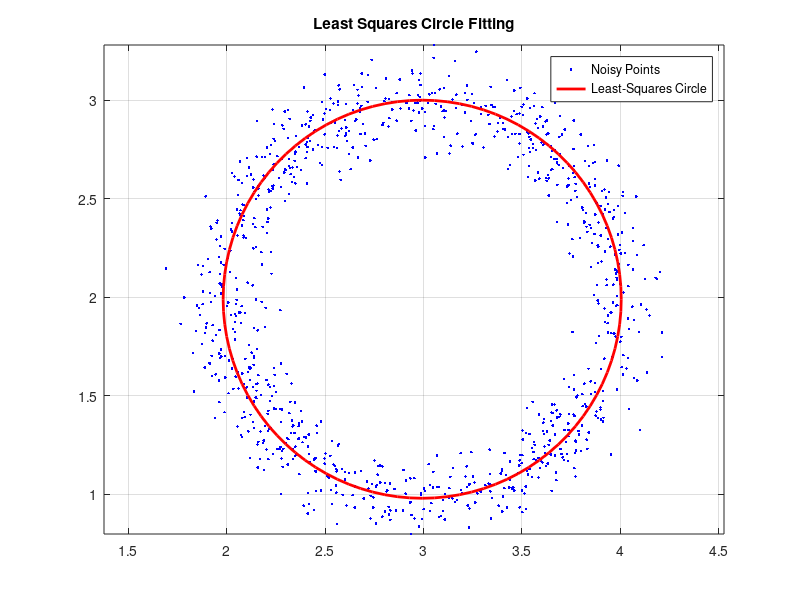

The MATLAB script that drew this image:
close all;  % Close figures
clear;      % Clear variables
clc;        % Clear console

%% Circle parameters (ground truth) we attempt to re-estimate from noisy data
C = [3, 2];   % Center (x_c, y_c)
R = 1;        % True radius

N = 1000;     % Number of noisy samples
k = 0.050;    % Noise scale factor

%% Create noisy circle
alpha = 2 * pi * rand(1, N);                % Random angles
noise = k * 2 * randn(1, N) - 1;            % Radial perturbation
Points = C + [R * noise .* cos(alpha); ...  % X component
			  R * noise .* sin(alpha)]';    % Y component

%% Draw the noisy circle
plot (Points(:, 1), Points(:, 2), 'b.'); % Scatter noisy points
axis square equal;
grid on;

%% Prepare matrices
A = [Points(:, 1) Points(:, 2) ones(N, 1)];                        % Design matrix
B = [Points(:, 1) .* Points(:, 1) + Points(:, 2) .* Points(:, 2)];  % Squared radii

%% Least square approximation
X = pinv(A) * B; % Pseudo-inverse solution to overdetermined system

%% Calculate circle parameter
xc = X(1) / 2;  % Estimated center x
yc = X(2) / 2;  % Estimated center y
r = sqrt(4 * X(3) + X(1) * X(1) + X(2) * X(2)) / 2; % Estimated radius
fprintf('Estimated circle: center=(%.3f, %.3f), r=%.3f\n', xc, yc, r);

%% Draw the fitted circle
theta = 0:pi / 50:2 * pi;  % Angle grid for smooth circle
Circle = [xc + r * cos(theta); yc + r * sin(theta)]';
hold on;
plot (Circle(:, 1), Circle(:, 2), 'r', 'LineWidth', 2);
legend ('Noisy Points', 'Least-Squares Circle');
title('Least Squares Circle Fitting');
